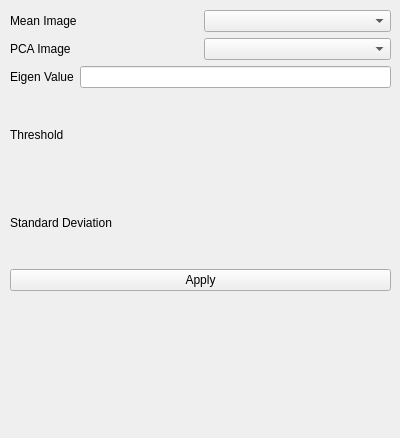
<?xml version="1.0" encoding="UTF-8"?>
<ui version="4.0">
 <class>ShapeDrawerView</class>
 <widget class="QWidget" name="ShapeDrawerView">
  <property name="geometry">
   <rect>
    <x>0</x>
    <y>0</y>
    <width>400</width>
    <height>438</height>
   </rect>
  </property>
  <property name="windowTitle">
   <string>Form</string>
  </property>
  <widget class="QWidget" name="verticalLayoutWidget">
   <property name="geometry">
    <rect>
     <x>10</x>
     <y>10</y>
     <width>381</width>
     <height>281</height>
    </rect>
   </property>
   <layout class="QVBoxLayout" name="verticalLayout">
    <item>
     <layout class="QHBoxLayout" name="horizontalLayout">
      <item>
       <widget class="QLabel" name="label">
        <property name="text">
         <string>Mean Image</string>
        </property>
       </widget>
      </item>
      <item>
       <widget class="QmitkDataStorageComboBox" name="MeanImageSelector"/>
      </item>
     </layout>
    </item>
    <item>
     <layout class="QHBoxLayout" name="horizontalLayout_2">
      <item>
       <widget class="QLabel" name="label_2">
        <property name="text">
         <string>PCA Image</string>
        </property>
       </widget>
      </item>
      <item>
       <widget class="QmitkDataStorageComboBox" name="PCAImageSelector"/>
      </item>
     </layout>
    </item>
    <item>
     <layout class="QHBoxLayout" name="horizontalLayout_4">
      <item>
       <widget class="QLabel" name="label_4">
        <property name="text">
         <string>Eigen Value</string>
        </property>
       </widget>
      </item>
      <item>
       <widget class="QLineEdit" name="EigenValueLE"/>
      </item>
     </layout>
    </item>
    <item>
     <layout class="QHBoxLayout" name="horizontalLayout_3">
      <item>
       <widget class="QLabel" name="label_3">
        <property name="text">
         <string>Threshold</string>
        </property>
       </widget>
      </item>
      <item>
       <widget class="ctkRangeWidget" name="ThresholdSlider" native="true"/>
      </item>
     </layout>
    </item>
    <item>
     <layout class="QHBoxLayout" name="horizontalLayout_6">
      <item>
       <widget class="QLabel" name="label_5">
        <property name="text">
         <string>Standard Deviation</string>
        </property>
       </widget>
      </item>
      <item>
       <widget class="ctkSliderWidget" name="StandardDeviationSlider" native="true"/>
      </item>
     </layout>
    </item>
    <item>
     <widget class="QPushButton" name="ApplyBtn">
      <property name="text">
       <string>Apply</string>
      </property>
     </widget>
    </item>
   </layout>
  </widget>
 </widget>
 <customwidgets>
  <customwidget>
   <class>ctkRangeWidget</class>
   <extends>QWidget</extends>
   <header>ctkRangeWidget.h</header>
   <container>1</container>
  </customwidget>
  <customwidget>
   <class>ctkSliderWidget</class>
   <extends>QWidget</extends>
   <header>ctkSliderWidget.h</header>
   <container>1</container>
  </customwidget>
  <customwidget>
   <class>QmitkDataStorageComboBox</class>
   <extends>QComboBox</extends>
   <header>QmitkDataStorageComboBox.h</header>
  </customwidget>
 </customwidgets>
 <resources/>
 <connections/>
</ui>
